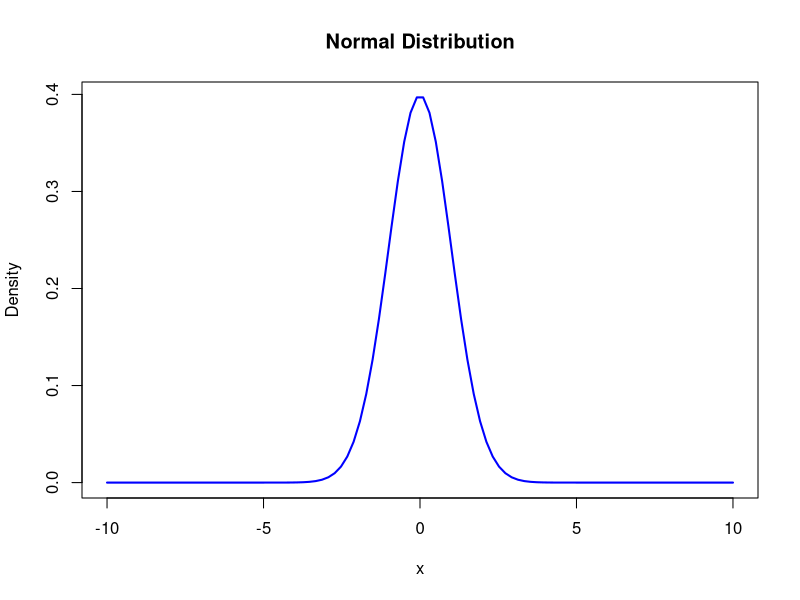
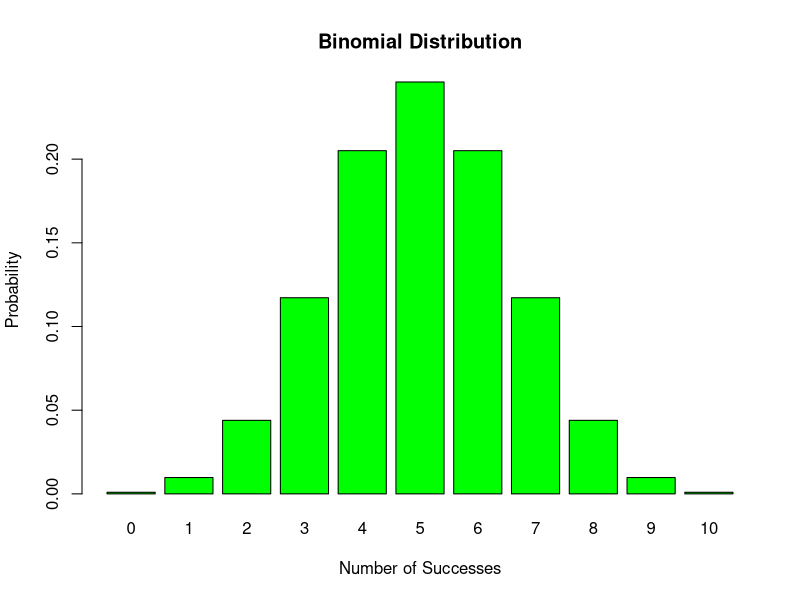

The R source for these figures, in order:
cat("Plotting Normal Distribution:\n") 
x_normal <- seq(-10, 10, length = 100) 
y_normal <- dnorm(x_normal, mean = 0, sd = 1) 
# Plot Normal Distribution 
plot(x_normal, y_normal, type = "l", col = "blue", lwd = 2,  
     main = "Normal Distribution", xlab = "x", ylab = "Density")

cat("Plotting Binomial Distribution:\n") 
x_binom <- 0:10 
y_binom <- dbinom(x_binom, size = 10, prob = 0.5) 
# Plot Binomial Distribution 
barplot(y_binom, names.arg = x_binom, col = "green",  
        main = "Binomial Distribution", xlab = "Number of Successes", ylab = "Probability")